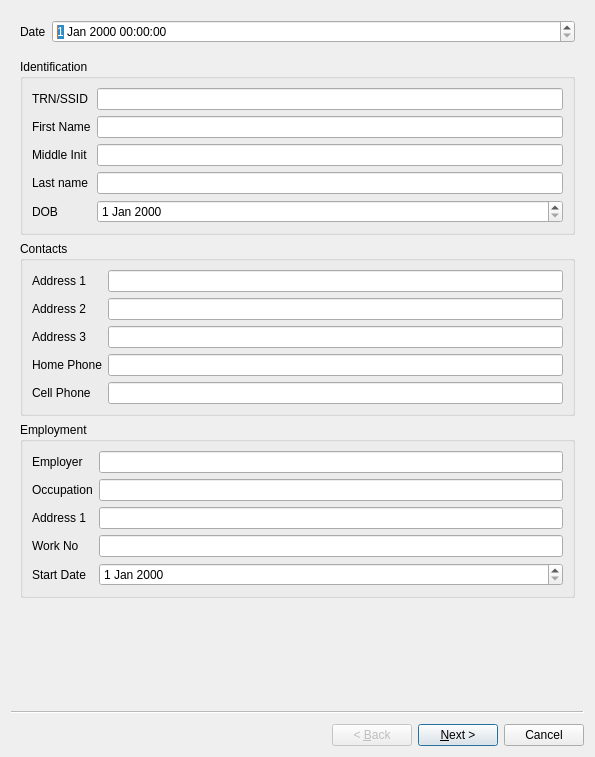
<?xml version="1.0" encoding="UTF-8"?>
<ui version="4.0">
 <class>Wizard</class>
 <widget class="QWizard" name="Wizard">
  <property name="geometry">
   <rect>
    <x>0</x>
    <y>0</y>
    <width>595</width>
    <height>757</height>
   </rect>
  </property>
  <property name="windowTitle">
   <string>Wizard</string>
  </property>
  <widget class="QWizardPage" name="GeneralInfoPage1">
   <layout class="QVBoxLayout" name="verticalLayout">
    <item>
     <layout class="QFormLayout" name="formLayout_4">
      <item row="0" column="0">
       <widget class="QLabel" name="label_16">
        <property name="text">
         <string>Date</string>
        </property>
       </widget>
      </item>
      <item row="0" column="1">
       <widget class="QDateTimeEdit" name="dateTimeEdit"/>
      </item>
     </layout>
    </item>
    <item>
     <spacer name="verticalSpacer">
      <property name="orientation">
       <enum>Qt::Vertical</enum>
      </property>
      <property name="sizeType">
       <enum>QSizePolicy::Fixed</enum>
      </property>
      <property name="sizeHint" stdset="0">
       <size>
        <width>20</width>
        <height>10</height>
       </size>
      </property>
     </spacer>
    </item>
    <item>
     <widget class="QGroupBox" name="groupBox">
      <property name="title">
       <string>Identification</string>
      </property>
      <layout class="QFormLayout" name="formLayout">
       <item row="0" column="0">
        <widget class="QLabel" name="label">
         <property name="text">
          <string>TRN/SSID</string>
         </property>
        </widget>
       </item>
       <item row="0" column="1">
        <widget class="QLineEdit" name="lineEdit"/>
       </item>
       <item row="1" column="0">
        <widget class="QLabel" name="label_2">
         <property name="text">
          <string>First Name</string>
         </property>
        </widget>
       </item>
       <item row="1" column="1">
        <widget class="QLineEdit" name="lineEdit_2">
         <property name="text">
          <string/>
         </property>
        </widget>
       </item>
       <item row="2" column="0">
        <widget class="QLabel" name="label_3">
         <property name="text">
          <string>Middle Init</string>
         </property>
        </widget>
       </item>
       <item row="2" column="1">
        <widget class="QLineEdit" name="lineEdit_3">
         <property name="text">
          <string/>
         </property>
        </widget>
       </item>
       <item row="3" column="0">
        <widget class="QLabel" name="label_4">
         <property name="text">
          <string>Last name</string>
         </property>
        </widget>
       </item>
       <item row="3" column="1">
        <widget class="QLineEdit" name="lineEdit_4">
         <property name="text">
          <string/>
         </property>
        </widget>
       </item>
       <item row="4" column="0">
        <widget class="QLabel" name="label_5">
         <property name="text">
          <string>DOB</string>
         </property>
        </widget>
       </item>
       <item row="4" column="1">
        <widget class="QDateEdit" name="dateEdit"/>
       </item>
      </layout>
     </widget>
    </item>
    <item>
     <widget class="QGroupBox" name="groupBox_2">
      <property name="title">
       <string>Contacts</string>
      </property>
      <layout class="QFormLayout" name="formLayout_2">
       <item row="0" column="0">
        <widget class="QLabel" name="label_9">
         <property name="text">
          <string>Address 1</string>
         </property>
        </widget>
       </item>
       <item row="0" column="1">
        <widget class="QLineEdit" name="lineEdit_5"/>
       </item>
       <item row="1" column="0">
        <widget class="QLabel" name="label_8">
         <property name="text">
          <string>Address 2</string>
         </property>
        </widget>
       </item>
       <item row="1" column="1">
        <widget class="QLineEdit" name="lineEdit_8">
         <property name="text">
          <string/>
         </property>
        </widget>
       </item>
       <item row="2" column="0">
        <widget class="QLabel" name="label_7">
         <property name="text">
          <string>Address 3</string>
         </property>
        </widget>
       </item>
       <item row="2" column="1">
        <widget class="QLineEdit" name="lineEdit_6">
         <property name="text">
          <string/>
         </property>
        </widget>
       </item>
       <item row="3" column="0">
        <widget class="QLabel" name="label_10">
         <property name="text">
          <string>Home Phone</string>
         </property>
        </widget>
       </item>
       <item row="3" column="1">
        <widget class="QLineEdit" name="lineEdit_7">
         <property name="text">
          <string/>
         </property>
        </widget>
       </item>
       <item row="4" column="0">
        <widget class="QLabel" name="label_6">
         <property name="text">
          <string>Cell Phone</string>
         </property>
        </widget>
       </item>
       <item row="4" column="1">
        <widget class="QLineEdit" name="lineEdit_9">
         <property name="text">
          <string/>
         </property>
        </widget>
       </item>
      </layout>
     </widget>
    </item>
    <item>
     <widget class="QGroupBox" name="groupBox_3">
      <property name="title">
       <string>Employment</string>
      </property>
      <layout class="QFormLayout" name="formLayout_3">
       <item row="0" column="0">
        <widget class="QLabel" name="label_11">
         <property name="text">
          <string>Employer</string>
         </property>
        </widget>
       </item>
       <item row="0" column="1">
        <widget class="QLineEdit" name="lineEdit_10"/>
       </item>
       <item row="1" column="0">
        <widget class="QLabel" name="label_12">
         <property name="text">
          <string>Occupation</string>
         </property>
        </widget>
       </item>
       <item row="1" column="1">
        <widget class="QLineEdit" name="lineEdit_11">
         <property name="text">
          <string/>
         </property>
        </widget>
       </item>
       <item row="2" column="0">
        <widget class="QLabel" name="label_13">
         <property name="text">
          <string>Address 1</string>
         </property>
        </widget>
       </item>
       <item row="2" column="1">
        <widget class="QLineEdit" name="lineEdit_12">
         <property name="text">
          <string/>
         </property>
        </widget>
       </item>
       <item row="3" column="0">
        <widget class="QLabel" name="label_14">
         <property name="text">
          <string>Work No</string>
         </property>
        </widget>
       </item>
       <item row="3" column="1">
        <widget class="QLineEdit" name="lineEdit_13">
         <property name="text">
          <string/>
         </property>
        </widget>
       </item>
       <item row="4" column="0">
        <widget class="QLabel" name="label_15">
         <property name="text">
          <string>Start Date</string>
         </property>
        </widget>
       </item>
       <item row="4" column="1">
        <widget class="QDateEdit" name="dateEdit_2"/>
       </item>
      </layout>
     </widget>
    </item>
   </layout>
  </widget>
  <widget class="QWizardPage" name="SalaryCalPage"/>
  <widget class="QWizardPage" name="GuarantorPage"/>
  <widget class="QWizardPage" name="ReferencePage"/>
 </widget>
 <resources/>
 <connections/>
</ui>
